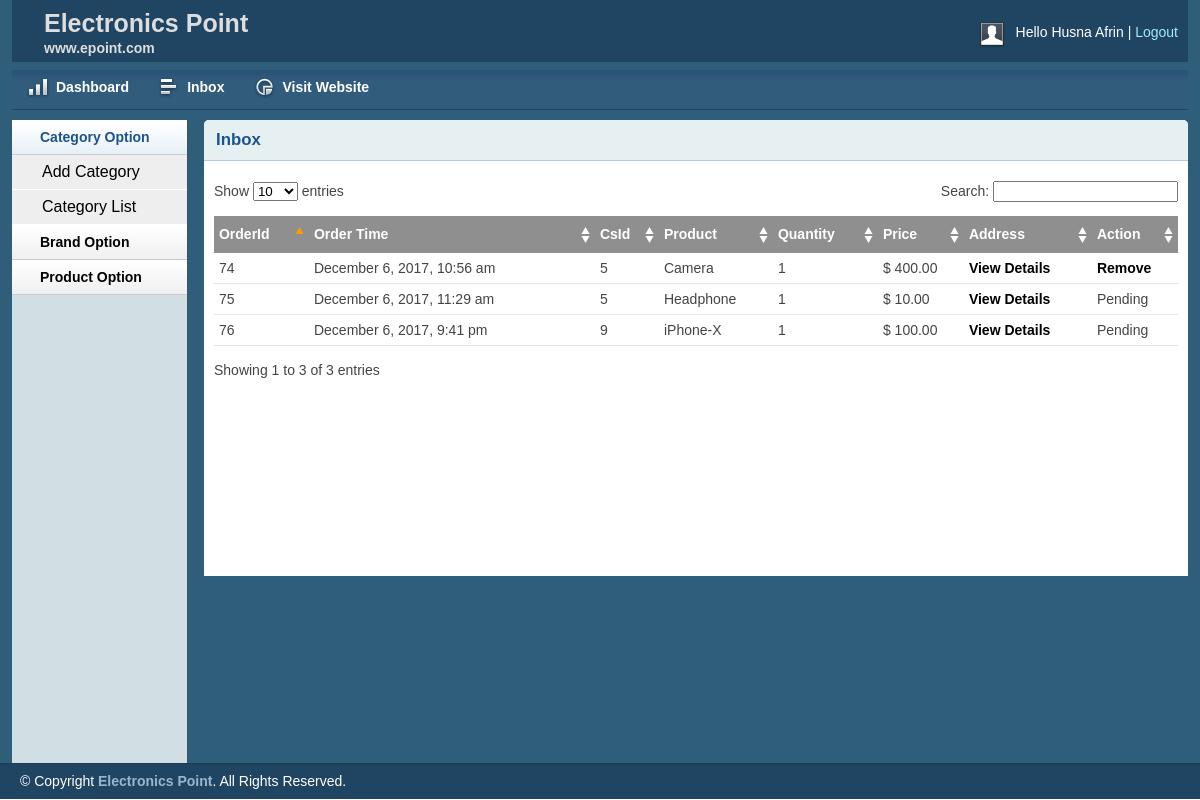
Page /shop/admin/inbox.php (signed in) on the committed database.
### tables this page shows
CREATE TABLE `tbl_order` (
  `id` int(11) NOT NULL,
  `csId` int(11) NOT NULL,
  `productId` int(11) NOT NULL,
  `productName` varchar(255) NOT NULL,
  `quantity` int(11) NOT NULL,
  `price` float(10,2) NOT NULL,
  `image` varchar(255) NOT NULL,
  `Date` datetime NOT NULL DEFAULT CURRENT_TIMESTAMP,
  `status` int(11) NOT NULL DEFAULT '0'
);

### shop/libs/Database.php (called while the page is built, shortened)
<?php
Class Database{
	 public $host   = DB_HOST;
	 public $user   = DB_USER;
	 public $pass   = DB_PASS;
	 public $dbname = DB_NAME;
	 public $link;
	private function connectDB(){
		 $this->link = new mysqli($this->host, $this->user, $this->pass,$this->dbname);
	 }
	public function select($query){
	  $result = $this->link->query($query) or die($this->link->error.__LINE__);
		  if($result->num_rows > 0){
		    return $result;
		  }else {
		    return false;
		  }
	 }
}

### shop/classes/Customer.php (called while the page is built, shortened)
<?php
$filepath = realpath(dirname(__FILE__));
include_once ($filepath."/../libs/Database.php");
include_once ($filepath."/../helpers/Format.php");
?>
<?php
class Customer
{
	private $db;
	function __construct()
	{
		$this->db = new Database();
	}
	public function getAllorder(){
		$sql = "SELECT * FROM tbl_order ORDER BY Date";
		$result = $this->db->select($sql);
		return $result;
	}
}
?>

### shop/helpers/Format.php (called while the page is built, shortened)
<?php
class Format{
	 public function formatDate($date){
	 	return date('F j, Y, g:i a', strtotime($date));
	 }
 }

### shop/admin/inbox.php (the view, shortened to what this page needs)
<?php include 'inc/header.php';?>
<?php include 'inc/sidebar.php';?>
<?php
	$filepath = realpath(dirname(__FILE__));
	include_once ($filepath."/../classes/Customer.php");
?>
<?php
	$csmr = new Customer();
	$fm   = new Format();
?>
        <div class="grid_10">
            <div class="box round first grid">
                <h2>Inbox</h2>
                <div class="block">
                    <table class="data display datatable" id="example">
					<thead>
						<tr>
							<th>OrderId</th>
							<th>Order Time</th>
							<th>CsId</th>
							<th>Product</th>
							<th>Quantity</th>
							<th>Price</th>
							<th>Address</th>
							<th>Action</th>
						</tr>
					</thead>
					<tbody>
					<?php
						$getAllorder = $csmr->getAllorder();
						if ($getAllorder) {
							while ($rows = $getAllorder->fetch_assoc()) {
						?>
					<tr class="odd gradeX">
					<td><?php echo $rows['id'];?></td>
					<td><?php echo $fm->formatDate($rows['Date']);?></td>
					<td><?php echo $rows['csId'];?></td>
					<td><?php echo $rows['productName'];?></td>
					<td><?php echo $rows['quantity'];?></td>
					<td>$ <?php echo $rows['price'];?></td>
					<td><a href="customer.php?csid=<?php echo $rows['csId'];?>">View Details</a></td>
						<?php
							if ($rows['status'] == 0) {
						?>
								<td><a href="?shiftid=<?php echo $rows['csId'];?>&price=<?php echo $rows['price'];?>&time=<?php echo $rows['Date'];?>">Shift</a></td>
						<?php	}elseif($rows['status']==1){  ?>
								<td>Pending</td>
						<?php }else{ ?>
						<td><a href="?confirmedid=<?php echo $rows['csId'];?>&price=<?php echo $rows['price'];?>&time=<?php echo $rows['Date'];?>">Remove</a></td>
						<?php  } ?>
				   </tr>
					<?php
						}
					}
					?>
					</tbody>
				</table>
               </div>
            </div>
        </div>
<?php include 'inc/footer.php';?>

### shop/admin/css/text.css (style rules this page uses)
body { font: 13px/1.5 Tahoma, Helvetica, Arial, 'Liberation Sans', FreeSans, sans-serif; }
h2 { font-size: 23px; }
p, dl, hr, h1, h2, h3, h4, h5, h6, ol, ul, pre, table, address, fieldset { margin-bottom: 20px; }

### shop/admin/css/grid.css (style rules this page uses)
.grid_1, .grid_2, .grid_3, .grid_4, .grid_5, .grid_6, .grid_7, .grid_8, .grid_9, .grid_10, .grid_11, .grid_12, .grid_13, .grid_14, .grid_15, .grid_16 { display: inline; float: left; margin-left: 1%; margin-right: 1%; }
.container_12 .grid_10 { width: 81.333%; }

### shop/admin/css/layout.css (style rules this page uses)
body { background: #fff none repeat scroll 0 0; color: #444; font-size: 14px; padding: 0; }
a { color: #000; font-weight:bold; text-decoration: none; }
h1, h2, h3, h4, h5, h6 { line-height:1.2em; margin-bottom:.3em; }
h2 { margin-top:1em; }
.box { background:#fff; margin-bottom:20px; padding:10px 10px 10px 10px; margin-left:-8px; }
.box.grid { padding-bottom:40px; }
.box.round { -moz-border-radius: 5px 5px 0px 0px; -webkit-border-radius: 5px 5px 0px 0px; border-radius: 5px 5px 0px 0px; }
.box h2 { font-size:1.2em; font-weight:bold; color:#1B548D; background:#E6F0F3; margin:-10px -10px 0 -10px; padding:10px 12px; border-bottom:1px solid #B3CBD6; -moz-border-radius: 5px 5px 0px 0px; -webkit-border-radius: 5px 5px 0px 0px; border-radius: 5px 5px 0px 0px; }
.box.first { min-height: 406px; }
.block { padding-top:20px; }
.block { padding-bottom:1px; }
table.display { margin: 0 auto; clear: both; width: 100%; }
.sorting_asc { background: #8f8f8f url(../img/table/sort_asc.png) no-repeat center right; padding:8px 5px; text-align:left; color:#fff; }
.sorting { background:#8f8f8f url(../img/table/sort_both.png) no-repeat center right; padding:8px 5px; text-align:left; color:#fff; }
tr.odd { height: 30px; line-height: 30px; border-bottom:1px solid #e6e6e6; }
tr.even { height: 30px; line-height: 30px; border-bottom:1px solid #e6e6e6; }
tr.odd td, tr.even td { padding-left:5px; }

### rows in the picture
tbl_order: id "74", Date "December 6, 2017, 10:56 am", csId "5", productName "Camera", quantity "1", price "400.00"
tbl_order: id "75", Date "December 6, 2017, 11:29 am", csId "5", productName "Headphone", quantity "1", price "10.00", status "Pending"
tbl_order: id "76", Date "December 6, 2017, 9:41 pm", csId "9", productName "iPhone-X", quantity "1", price "100.00", status "Pending"

### other values in the picture
Session::get("adminName") "Husna Afrin"
